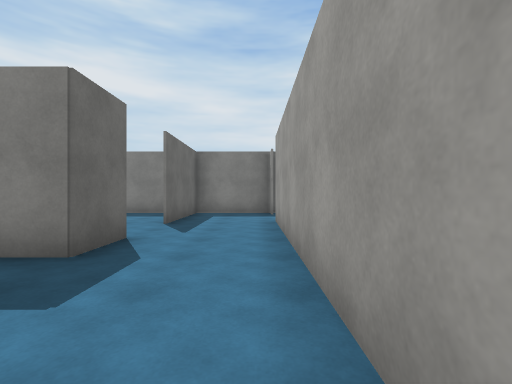
view 1 (above)

19 first-person views from a walk through a scene from a Unity 3-D project. The camera is 1.3 m above the floor, looks level and sees 85° across. Doors are open. The floor is counted in squares, 1.86 m on a side. Each view is taken from the middle of a square. On the plan, view 1 faces up. The plan holds only what a view shows up to about 10 squares ahead; the rest is blank. The place goes on beyond the plan. The player is left out. Surface patterns are stand-ins for the level's own textures.

view 2
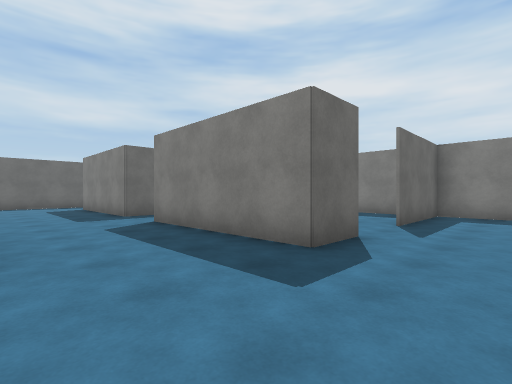

view 3
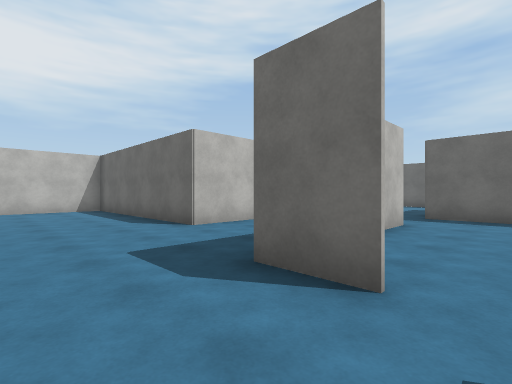

view 4
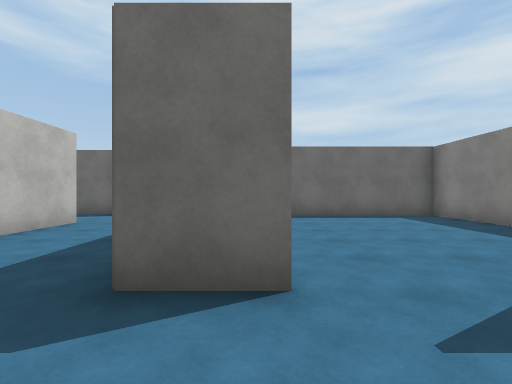

view 5
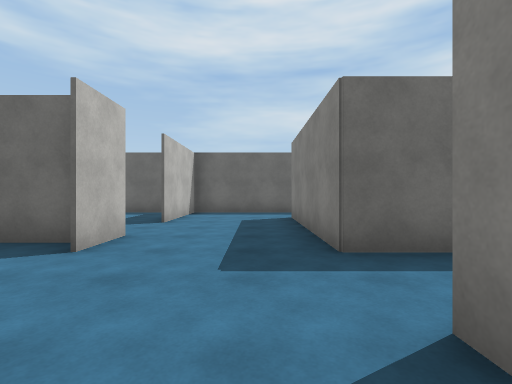

view 6
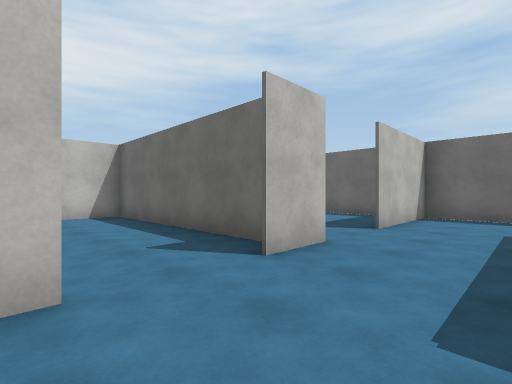

view 7
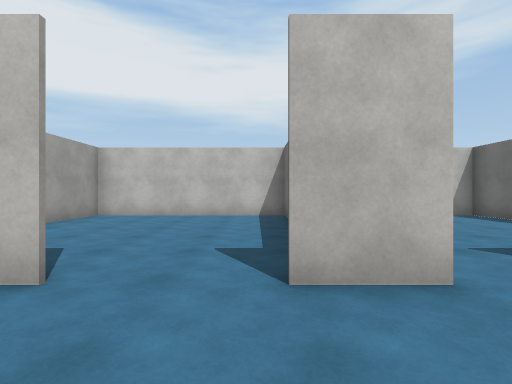

view 8
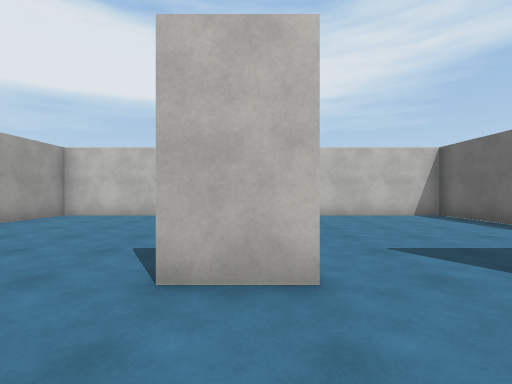

view 9
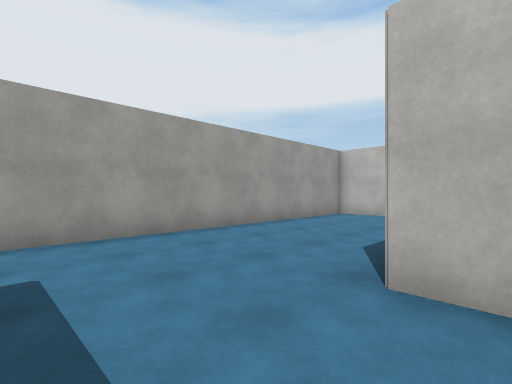

view 10
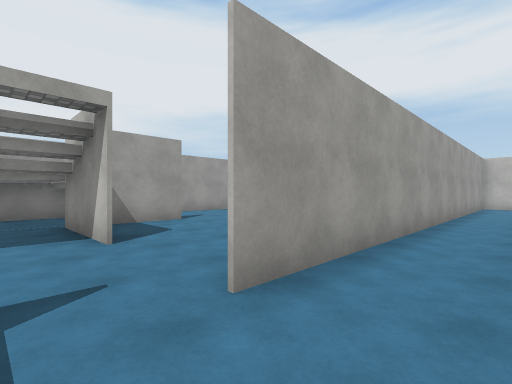

view 11
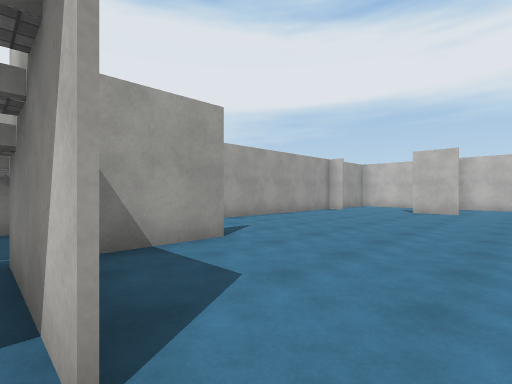

view 12
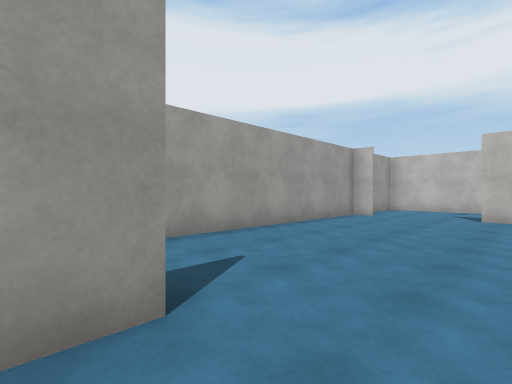

view 13
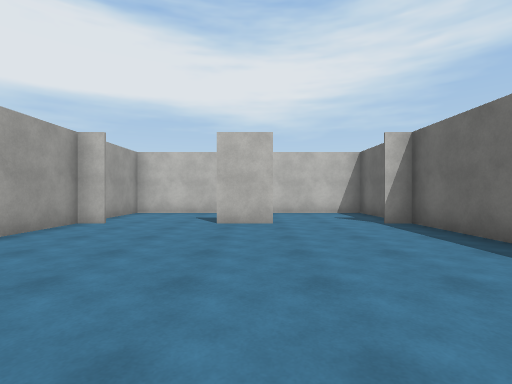

view 14
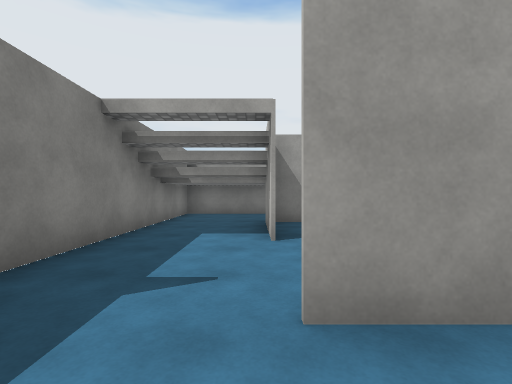

view 15
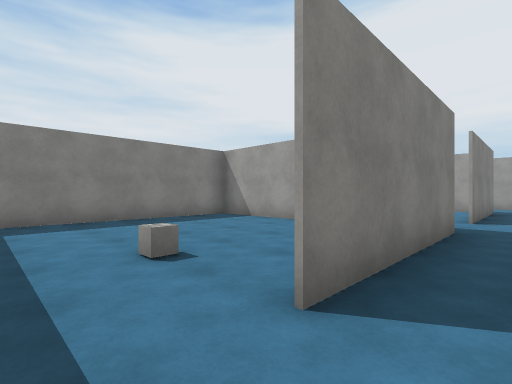

view 16
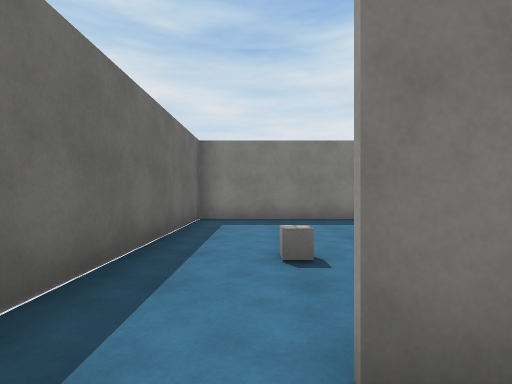

view 17
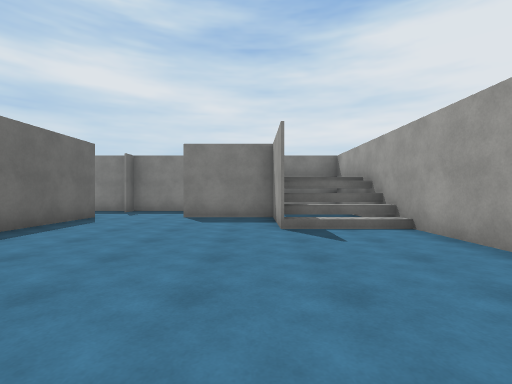

view 18
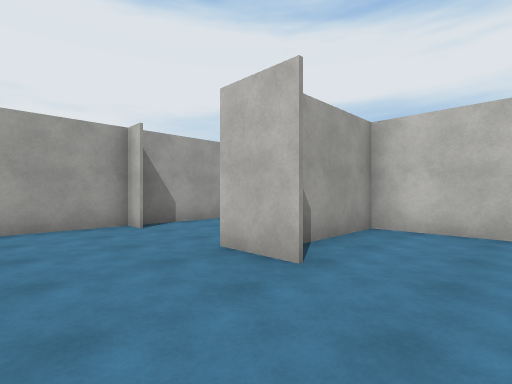

view 19
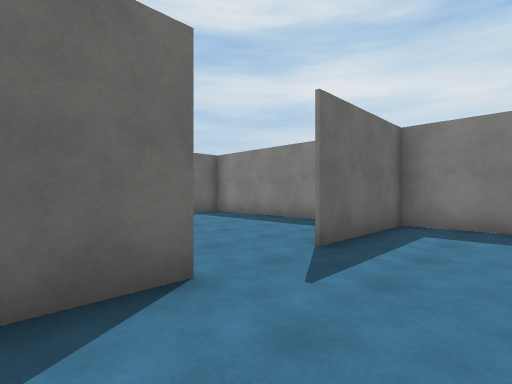

### Floor plan
Points are (right, up) in squares from view 1. A wall is a line through its corners. A room is listed if a view was taken in it or the views show most of it. See-through windows are left out.
Room 1 (views 1, 2, 4, 5, 6, 7, 8, 9, 15, 16, 19)
walls: (-6.4, -0.1) (-3.2, -0.1) (-3.2, -5.9); (-8.8, -0.5) (-8.8, -6.3) (1.1, -6.3); (-9.5, -0.1) (-8.2, -0.1); (-8.2, 3) (-12.8, 3); (-3.3, -6.4) (-3.3, -4.1); (-2, 4.4) (-2, 3) (-6.4, 3); (0.5, -6.4) (0.5, 4.6); (-14.5, -0.1) (-11.4, -0.1); (-14.5, 2.9) (-14.5, 0)
ways out: opening at (-0.5, 3.5) to room 2; open door at (-13.5, 3) to room 4; opening at (-7, 3) to room 5; opening at (-10.5, 0.5) to room 6
Room 2 (views 3, 10, 14)
walls: (0.5, 9.2) (-2, 9.2) (-2, 6.1); (0.5, 4.6) (0.5, 6.8)
ways out: opening at (-0.5, 3.5) to room 1; opening at (1, 7.5) to room 3; opening at (-2, 5.5) to room 5
Room 3 (views 11, 12, 13, 17, 18)
walls: (5.5, 4.2) (5.5, 6.7) (3, 6.7); (0.5, -0.8) (0.5, -6.4); (3, 6.8) (5.5, 6.8); (6.4, 6.6) (8, 6.6); (3.6, -3.2) (4.9, -3.2); (8, 5.5) (5.6, 5.5); (8, 6.1) (5.8, 6.1); (0.5, 6.8) (0.5, 3.9); (7.2, -3.2) (8, -3.2); (4.2, -6.4) (4.2, -4); (1.1, -6.3) (8, -6.3) (8, 9.2) (0.5, 9.2)
low walls: (8, 4.9) (5.5, 4.9)
ways out: opening at (1, 7.5) to room 2
Room 4 (no view inside)
walls: (-8.3, 6.2) (-8.3, 9.2); (-8, 9.2) (-14.5, 9.2) (-14.5, 2.9)
ways out: open door at (-13.5, 3) to room 1
objects: cube (-13, 5)
Room 5 (no view inside)
walls: (-2, 9.2) (-8, 9.2); (-8.2, 9.2) (-8.2, 3); (-6.4, 3) (-5.2, 3)
ways out: opening at (-7, 3) to room 1; opening at (-2, 5.5) to room 2
Room 6 (no view inside)
walls: (-14.5, 0) (-14.5, -6.3) (-10.9, -6.3)
ways out: opening at (-10.5, 0.5) to room 1

Positions as (right, up) in squares from view 1, and headings:
1: (0, 0), facing up
2: (0, 0), facing up-left
3: (0, 5), facing down-left
4: (0, 4), facing left
5: (-5, 2), facing left
6: (-6, 2), facing down-left
7: (-8, 2), facing down
8: (-9, 2), facing down
9: (-4, 2), facing down-right
10: (-1, 8), facing down-right
11: (2, 7), facing down-right
12: (4, 5), facing down-right
13: (4, 3), facing down
14: (-1, 7), facing right
15: (-14, 2), facing up-right
16: (-13, 2), facing up
17: (5, -1), facing up
18: (2, -1), facing down-right
19: (0, 3), facing up-left
